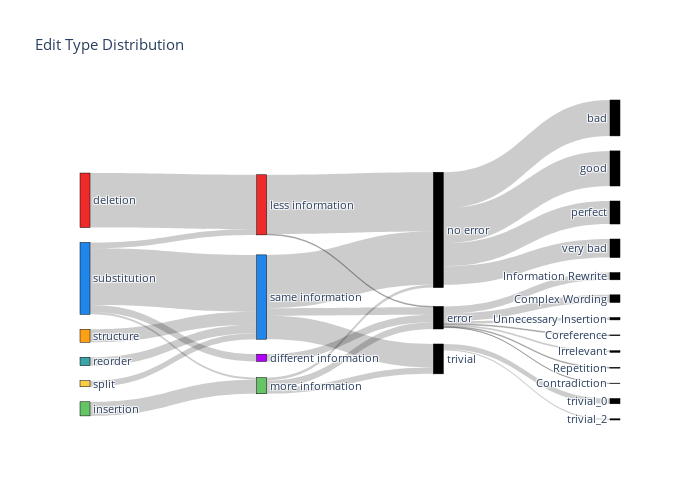

This figure's notebook cell:
### Code cell
sankey_combined(data)

### Figure 1 — Plotly figure (JSON) as saved in the notebook; plotly's stock layout.template omitted (floating-point values rounded to 4 significant figures)
{"data": [{"link": {"source": [0, 0, 0, 0, 1, 1, 1, 1, 2, 2, 2, 2, 3, 3, 3, 3, 4, 4, 4, 4, 5, 5, 5, 5, 6, 6, 6, 7, 7, 7, 8, 8, 8, 9, 9, 9, 10, 10, 10, 10, 10, 10, 10, 10, 11, 11, 11, 11, 11, 11, 11, 11, 12, 12, 12, 12, 12, 12, 12, 12, 10, 10, 10, 10, 11, 11, 11], "target": [6, 7, 8, 9, 6, 7, 8, 9, 6, 7, 8, 9, 6, 7, 8, 9, 6, 7, 8, 9, 6, 7, 8, 9, 10, 11, 12, 10, 11, 12, 10, 11, 12, 10, 11, 12, 13, 14, 15, 16, 17, 18, 19, 20, 13, 14, 15, 16, 17, 18, 19, 20, 13, 14, 15, 16, 17, 18, 19, 20, 21, 22, 23, 24, 25, 26, 27], "value": [135, 0, 0, 0, 0, 0, 35, 0, 14, 141, 5, 18, 0, 21, 0, 0, 0, 32, 0, 0, 0, 15, 0, 0, 147, 0, 2, 132, 58, 19, 7, 16, 17, 0, 0, 18, 0, 0, 0, 0, 0, 0, 0, 0, 0, 0, 0, 0, 0, 0, 0, 0, 2, 18, 2, 1, 0, 4, 6, 19, 46, 89, 87, 57, 13, 0, 3]}, "node": {"color": ["#ee2a2a", "#64C466", "#2186eb", "#3ca3a7", "#FF9F15", "#F7CE46", "#ee2a2a", "#2186eb", "#64C466", "#b103fc", "black", "black", "black", "black", "black", "black", "black", "black", "black", "black", "black", "black", "black", "black", "black", "black", "black", "black"], "label": ["deletion", "insertion", "substitution", "reorder", "structure", "split", "less information", "same information", "more information", "different information", "no error", "trivial", "error", "Coreference", "Information Rewrite", "Repetition", "Contradiction", "Hallucination", "Irrelevant", "Unnecessary Insertion", "Complex Wording", "very bad", "bad", "good", "perfect", "trivial_0", "trivial_1", "trivial_2"], "line": {"color": "black", "width": 0.5}, "pad": 15, "thickness": 10}, "type": "sankey", "valueformat": "d", "valuesuffix": " edits"}], "layout": {"font": {"size": 11}, "height": 500, "title": {"text": "Edit Type Distribution"}, "width": 700}}
